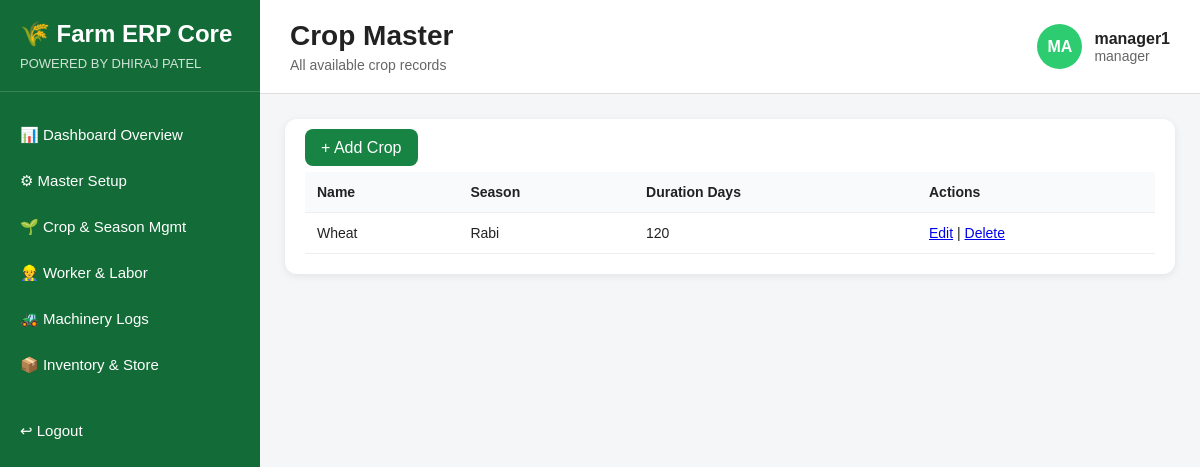
/master-setup/crops/ (signed in), run on the app's committed database.
### accounts/models.py (models this page shows, shortened)
class User(AbstractUser):
    ROLE_CHOICES = (
        ('admin', 'Admin'),
        ('manager', 'Manager'),
        ('supervisor', 'Supervisor'),
        ('storekeeper', 'Storekeeper'),
        ('accountant', 'Accountant'),
        ('sales', 'Sales'),
        ('field_staff', 'Field Staff'),
    )
    role = models.CharField(max_length=20, choices=ROLE_CHOICES, default='field_staff')
    phone = models.CharField(max_length=15, blank=True, null=True)

### master_setup/models.py (models this page shows, shortened)
class Crop(models.Model):
    name = models.CharField(max_length=100)
    season = models.CharField(max_length=50)
    duration_days = models.IntegerField()

### master_setup/views.py (the view)
# urls.py: path('crops/', views.crop_list, name='crop_list'),
@role_required(['admin', 'manager'])
def crop_list(request):
    crops = Crop.objects.all()
    return render(request, 'master_setup/crop_list.html', {'crops': crops})

### templates/master_setup/crop_list.html (shortened to what this page needs)
{% extends 'base/erp_base.html' %}
{% block page_title %}Crop Master{% endblock %}
{% block page_subtitle %}All available crop records{% endblock %}
{% block content %}
<div class="section-box">
    <div style="margin-bottom: 15px;">
        <a href="{% url 'add_crop' %}" style="padding:10px 16px; background:#178443; color:white; text-decoration:none; border-radius:8px;">+ Add Crop</a>
    </div>
    <table>
        <tr>
            <th>Name</th>
            <th>Season</th>
            <th>Duration Days</th>
            <th>Actions</th>
        </tr>
        {% for crop in crops %}
        <tr>
            <td>{{ crop.name }}</td>
            <td>{{ crop.season }}</td>
            <td>{{ crop.duration_days }}</td>
            <td>
                <a href="{% url 'edit_crop' crop.id %}">Edit</a> |
                <a href="{% url 'delete_crop' crop.id %}">Delete</a>
            </td>
        </tr>
        {% endfor %}
    </table>
</div>
{% endblock %}

### templates/base/erp_base.html (shortened to what this page needs)
{% load static %}
<!DOCTYPE html>
<html lang="en">
<head>
    <link rel="stylesheet" href="{% static 'css/dashboard.css' %}">
</head>
<body>
    <div class="erp-container">
        <aside class="sidebar">
            <div class="sidebar-brand">
                <h2>🌾 Farm ERP Core</h2>
                <p>POWERED BY DHIRAJ PATEL</p>
            </div>
            <nav class="sidebar-menu">
                {% if request.user.role == 'manager' %}
                    <a href="{% url 'manager_dashboard' %}" class="menu-item">📊 Dashboard Overview</a>
                    <a href="{% url 'master_dashboard' %}" class="menu-item">⚙ Master Setup</a>
                    <a href="{% url 'crop_season_dashboard' %}" class="menu-item">🌱 Crop &amp; Season Mgmt</a>
                    <a href="{% url 'labor_dashboard' %}" class="menu-item">👷 Worker &amp; Labor</a>
                    <a href="{% url 'machinery_dashboard' %}" class="menu-item">🚜 Machinery Logs</a>
                    <a href="{% url 'inventory_dashboard' %}" class="menu-item">📦 Inventory &amp; Store</a>
                {% endif %}
                <a href="{% url 'logout' %}" class="menu-item logout-btn">↩ Logout</a>
            </nav>
        </aside>
        <main class="main-content">
            <header class="topbar">
                <div>
                    <h1>{% block page_title %}Dashboard{% endblock %}</h1>
                    <p>{% block page_subtitle %}Farm ERP Overview{% endblock %}</p>
                </div>
                <div class="topbar-user">
                    <div class="user-circle">
                        {{ request.user.username|slice:":2"|upper }}
                    </div>
                    <div>
                        <h4>{{ request.user.username }}</h4>
                        <p>{{ request.user.role }}</p>
                    </div>
                </div>
            </header>
            <section class="content-area">
                {% block content %}{% endblock %}
            </section>
        </main>
    </div>
</body>
</html>

### static/css/dashboard.css (style rules this page uses)
* { margin: 0; padding: 0; box-sizing: border-box; }
body { font-family: Arial, sans-serif; background-color: #f4f6f8; color: #222; }
.erp-container { display: flex; min-height: 100vh; }
.sidebar { width: 260px; background: #136c37; color: white; padding: 20px 0; display: flex; flex-direction: column; }
.sidebar-brand { padding: 0 20px 20px; border-bottom: 1px solid rgba(255,255,255,0.15); }
.sidebar-brand h2 { font-size: 24px; margin-bottom: 8px; }
.sidebar-brand p { font-size: 13px; opacity: 0.8; }
.sidebar-menu { margin-top: 20px; display: flex; flex-direction: column; }
.menu-item { color: white; text-decoration: none; padding: 14px 20px; font-size: 15px; transition: 0.3s; }
.logout-btn { margin-top: 20px; }
.main-content { flex: 1; display: flex; flex-direction: column; }
.topbar { background: white; padding: 20px 30px; display: flex; justify-content: space-between; align-items: center; border-bottom: 1px solid #ddd; }
.topbar h1 { font-size: 28px; margin-bottom: 5px; }
.topbar p { color: #666; font-size: 14px; }
.topbar-user { display: flex; align-items: center; gap: 12px; }
.user-circle { width: 45px; height: 45px; background: #2ecc71; color: white; border-radius: 50%; display: flex; align-items: center; justify-content: center; font-weight: bold; text-transform: uppercase; }
.content-area { padding: 25px; }
.section-box { background: white; border-radius: 12px; padding: 20px; box-shadow: 0 2px 8px rgba(0,0,0,0.08); margin-bottom: 20px; }
table { width: 100%; border-collapse: collapse; }
table th, table td { text-align: left; padding: 12px; border-bottom: 1px solid #eee; font-size: 14px; }
table th { background-color: #f8fafc; font-weight: bold; }

### data on the page
User: user.username "MA", user.username "manager1", user.role "manager"
Crop: name "Wheat", season "Rabi", duration_days "120"
